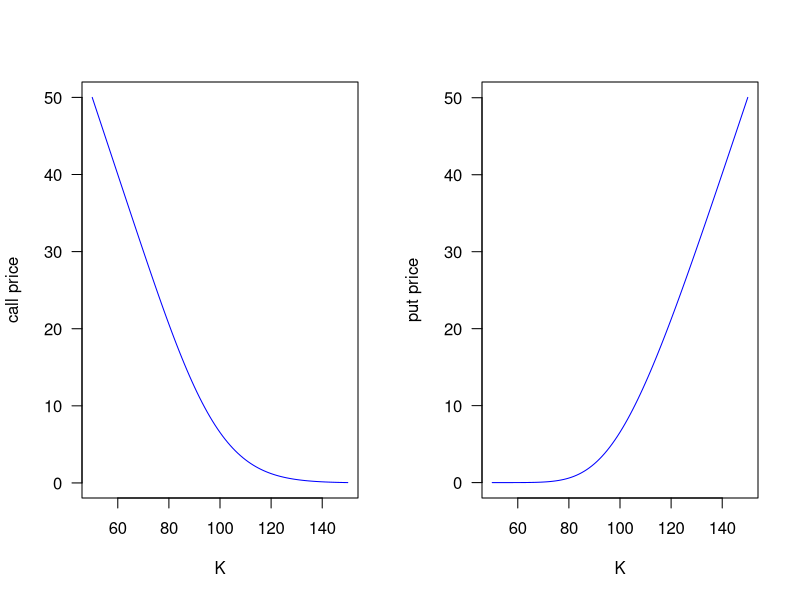
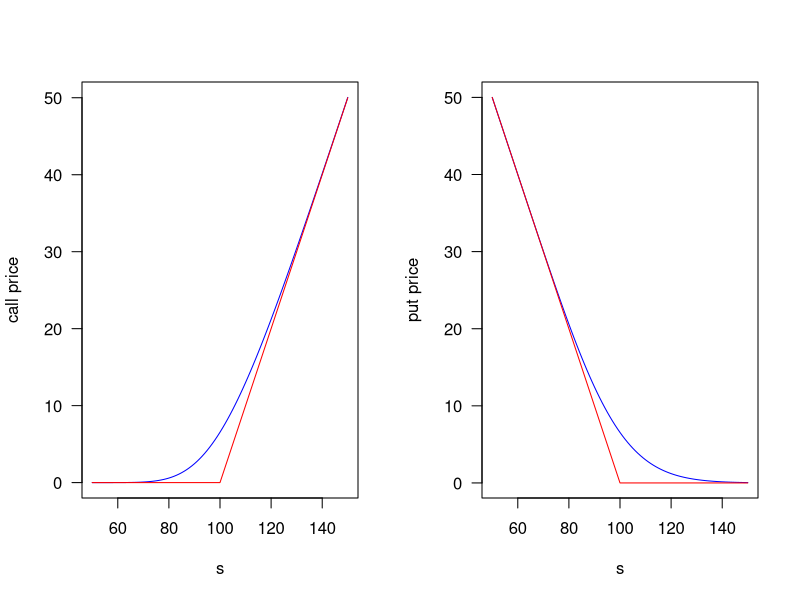

Source code (R) for these figures, in order:
## ---- chunk 1
knitr::opts_chunk$set(
  message = FALSE, 
  warning = FALSE, 
  tidy=FALSE,     # display code as typed
  size="small")   # slightly smaller font for code
options(digits = 3)

# default figure size
knitr::opts_chunk$set(
  fig.width=6.75, 
  fig.height=6.75,
  fig.align = "center"
)
## ---- chunk 2
# Black-Scholes formula
bsCall <- function(s, K, sigma, t, r=0, d=0){
    d1 <- (log(s/K) + (r - d)*t)/(sigma*sqrt(t)) + sigma*sqrt(t)/2
    d2 <- d1 - sigma*sqrt(t)
    
    c <- s*exp(-d*t)*pnorm(d1) - K*exp(-r*t)*pnorm(d2)
    delta <- exp(-d*t)*pnorm(d1)
    Gam <- dnorm(d1)/s/sigma/sqrt(t)
    
    data.frame(c, delta, Gam)
}

bsPut <- function(s, K, sigma, t, r=0, d=0){
    d1 <- (log(s/K) + (r - d)*t)/(sigma*sqrt(t)) + sigma*sqrt(t)/2
    d2 <- d1 - sigma*sqrt(t)
    
    p <- K*exp(-r*t)*pnorm(-d2) - s*exp(-d*t)*pnorm(-d1)
    delta <- -exp(-d*t)*pnorm(-d1)
    Gam <- dnorm(d1)/s/sigma/sqrt(t)
    
    data.frame(p, delta, Gam)
}
## ---- chunk 3
bsCall(K=100, s=100, t=1, sigma=.3)
bsCall(K=100, s=100, t=1, sigma=.3, r=0.05)
bsCall(100, 100, 1, .3)
## ---- chunk 4

S <- 100
sig <- 0.3
Texp <- 0.3

tmpc <- function(x) bsCall(S, x, sig, Texp)$c
tmpp <- function(x) bsPut(S, x, sig, Texp)$p

# plot
par(mfrow=c(1, 2))
curve(tmpc, from=50, to=150, col='blue', xlab='K', ylab='call price', las=1)
curve(tmpp, from=50, to=150, col='blue', xlab='K', ylab='put price', las=1)

## ---- chunk 5

K <- 100
sig <- 0.3
Texp <- 0.3

# payoffs of call and put
payoffC <- function(s, k) {(s - k)*(s > k)}
payoffP <- function(s, k) {(k - s)*(k > s)}

# some temp functions
tmpc <- function(x) bsCall(x, K, sig, Texp)$c
tmpp <- function(x) bsPut(x, K, sig, Texp)$p
tmpPayoffc <- function(x) payoffC(x, K)
tmpPayoffp <- function(x) payoffP(x, K)

# plot
par(mfrow=c(1, 2))
curve(tmpc, from=50, to=150, col='blue', xlab='s', ylab='call price', las=1)
curve(tmpPayoffc, from=50, to=150, col='red', add=TRUE)
curve(tmpp, from=50, to=150, col='blue', xlab='s', ylab='put price', las=1)
curve(tmpPayoffp, from=50, to=150, col='red', add=TRUE)

